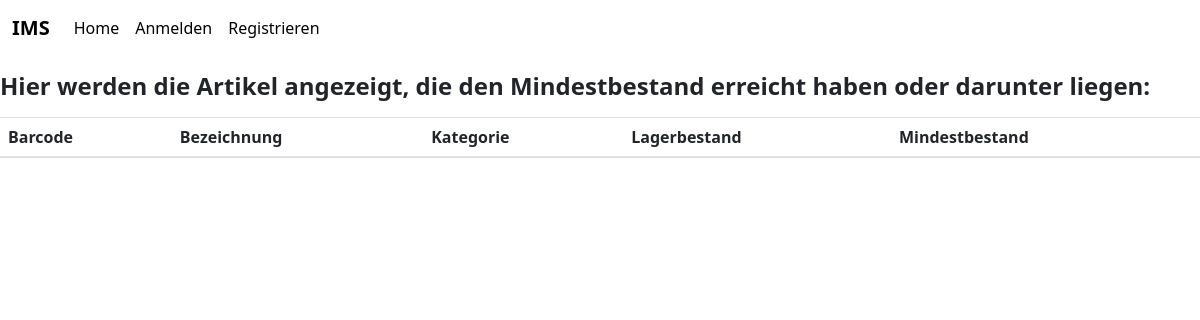
The app's page /, older data.
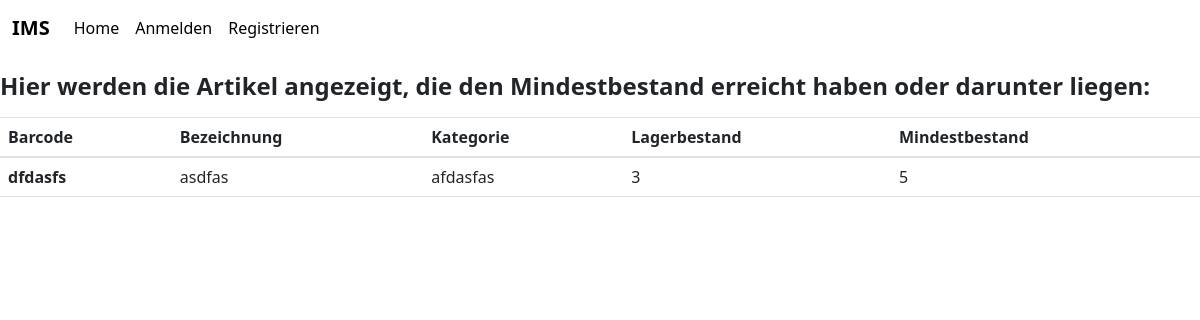
The same page, newer data.
### ims/models.py (models this page shows, shortened)
class Lager(models.Model):
    id = models.AutoField(primary_key=True)
    Barcode = models.CharField(max_length=30)
    Bezeichnung = models.CharField(max_length=25)
    Kategorie = models.CharField(max_length=20)
    Lagerbestand = models.IntegerField()
    Mindestbestand = models.IntegerField()

### ims/views.py (the view)
# urls.py: path('', views.home, name='home'),
def home(request):
    results = Lager.objects.filter(Lagerbestand__lte=F('Mindestbestand'))
    return render (request, 'home.html',{'results': results})

### ims/templates/home.html (shortened to what this page needs)
{%extends 'base.html'%}
{%block content%}
<p><strong><h4>Hier werden die Artikel angezeigt, die den Mindestbestand erreicht haben oder darunter liegen:</h4></strong></p>
<table class="table">
    <thead>
      <tr>
        <th scope="col">Barcode</th>
        <th scope="col">Bezeichnung</th>
        <th scope="col">Kategorie</th>
        <th scope="col">Lagerbestand</th>
        <th scope="col">Mindestbestand</th>
      </tr>
    </thead>
    <tbody>
      {%for result in results%}
      <tr>
        <th scope="row">{{result.Barcode}}</th>
        <td>{{result.Bezeichnung}}</td>
        <td>{{result.Kategorie}}</td>
        <td>{{result.Lagerbestand}}</td>
        <td>{{result.Mindestbestand}}</td>
      </tr>
      {%endfor%}
    </tbody>
  </table>
{%endblock%}

Row changes from the older to the newer data that the page shows:
added Lager: Barcode "dfdasfs", Bezeichnung "asdfas", Kategorie "afdasfas", Lagerbestand "3", Mindestbestand "5"
